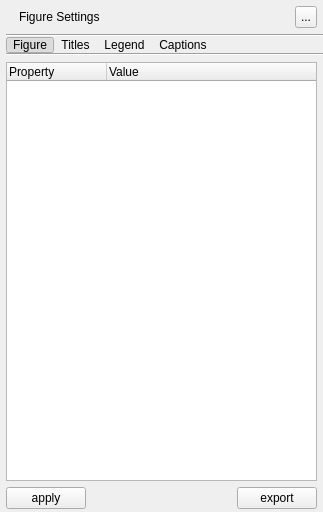
<?xml version="1.0" encoding="UTF-8"?>
<ui version="4.0">
 <class>panel_figure_settings</class>
 <widget class="QWidget" name="panel_figure_settings">
  <property name="geometry">
   <rect>
    <x>0</x>
    <y>0</y>
    <width>323</width>
    <height>512</height>
   </rect>
  </property>
  <property name="sizePolicy">
   <sizepolicy hsizetype="Preferred" vsizetype="Expanding">
    <horstretch>0</horstretch>
    <verstretch>0</verstretch>
   </sizepolicy>
  </property>
  <property name="minimumSize">
   <size>
    <width>0</width>
    <height>0</height>
   </size>
  </property>
  <property name="surfaceRole" stdset="0">
   <string>panel</string>
  </property>
  <layout class="QVBoxLayout" name="layout_vertical_layout_2">
   <property name="spacing">
    <number>0</number>
   </property>
   <property name="leftMargin">
    <number>0</number>
   </property>
   <property name="topMargin">
    <number>0</number>
   </property>
   <property name="rightMargin">
    <number>0</number>
   </property>
   <property name="bottomMargin">
    <number>0</number>
   </property>
   <item>
    <widget class="QWidget" name="panel_figure_settings_content" native="true">
     <property name="sizePolicy">
      <sizepolicy hsizetype="Preferred" vsizetype="Expanding">
       <horstretch>0</horstretch>
       <verstretch>0</verstretch>
      </sizepolicy>
     </property>
     <property name="minimumSize">
      <size>
       <width>0</width>
       <height>0</height>
      </size>
     </property>
     <property name="surfaceRole" stdset="0">
      <string>panel</string>
     </property>
     <layout class="QVBoxLayout" name="layout_vertical_layout_3">
      <property name="spacing">
       <number>0</number>
      </property>
      <property name="leftMargin">
       <number>6</number>
      </property>
      <property name="topMargin">
       <number>6</number>
      </property>
      <property name="rightMargin">
       <number>0</number>
      </property>
      <property name="bottomMargin">
       <number>0</number>
      </property>
      <item>
       <widget class="QWidget" name="panel_header" native="true">
        <property name="surfaceRole" stdset="0">
         <string>panel</string>
        </property>
        <layout class="QVBoxLayout" name="layout_vertical_layout">
         <property name="spacing">
          <number>0</number>
         </property>
         <property name="leftMargin">
          <number>0</number>
         </property>
         <property name="topMargin">
          <number>0</number>
         </property>
         <property name="rightMargin">
          <number>0</number>
         </property>
         <property name="bottomMargin">
          <number>0</number>
         </property>
         <item>
          <layout class="QHBoxLayout" name="layout_horizontal_layout">
           <property name="spacing">
            <number>6</number>
           </property>
           <property name="rightMargin">
            <number>6</number>
           </property>
           <property name="bottomMargin">
            <number>6</number>
           </property>
           <item>
            <widget class="QLabel" name="label_single_figure_settings_icon">
             <property name="sizePolicy">
              <sizepolicy hsizetype="Fixed" vsizetype="Preferred">
               <horstretch>0</horstretch>
               <verstretch>0</verstretch>
              </sizepolicy>
             </property>
             <property name="text">
              <string/>
             </property>
             <property name="pixmap">
              <pixmap>../../shared/icons/material/figure_settings.svg</pixmap>
             </property>
             <property name="iconName" stdset="0">
              <string>figure_settings</string>
             </property>
             <property name="iconSize" stdset="0">
              <number>20</number>
             </property>
            </widget>
           </item>
           <item>
            <widget class="QLabel" name="label_annotation_title">
             <property name="text">
              <string>Figure Settings</string>
             </property>
             <property name="scaledContents">
              <bool>true</bool>
             </property>
             <property name="margin">
              <number>0</number>
             </property>
             <property name="indent">
              <number>0</number>
             </property>
            </widget>
           </item>
           <item>
            <widget class="QToolButton" name="button_figure_settings_options">
             <property name="minimumSize">
              <size>
               <width>22</width>
               <height>22</height>
              </size>
             </property>
             <property name="maximumSize">
              <size>
               <width>22</width>
               <height>22</height>
              </size>
             </property>
             <property name="text">
              <string>...</string>
             </property>
            </widget>
           </item>
          </layout>
         </item>
         <item>
          <widget class="Line" name="line_settings_separator">
           <property name="orientation">
            <enum>Qt::Orientation::Horizontal</enum>
           </property>
           <property name="separatorRole" stdset="0">
            <string>inset</string>
           </property>
          </widget>
         </item>
         <item alignment="Qt::AlignmentFlag::AlignLeft">
          <widget class="QWidget" name="panel_page_buttons" native="true">
           <property name="styleSheet">
            <string>QPushButton { min-width: 0; padding-left: 6px; padding-right: 6px; }</string>
           </property>
           <property name="surfaceRole" stdset="0">
            <string>panel</string>
           </property>
           <layout class="QHBoxLayout" name="layout_horizontal_layout_5">
            <property name="spacing">
             <number>0</number>
            </property>
            <property name="leftMargin">
             <number>0</number>
            </property>
            <property name="topMargin">
             <number>0</number>
            </property>
            <property name="rightMargin">
             <number>6</number>
            </property>
            <property name="bottomMargin">
             <number>0</number>
            </property>
            <item>
             <widget class="QPushButton" name="button_figure_page">
              <property name="text">
               <string>Figure</string>
              </property>
              <property name="checkable">
               <bool>true</bool>
              </property>
              <property name="checked">
               <bool>true</bool>
              </property>
              <property name="default">
               <bool>false</bool>
              </property>
              <property name="flat">
               <bool>true</bool>
              </property>
             </widget>
            </item>
            <item>
             <widget class="QPushButton" name="button_title_page">
              <property name="text">
               <string>Titles</string>
              </property>
              <property name="checkable">
               <bool>true</bool>
              </property>
              <property name="checked">
               <bool>false</bool>
              </property>
              <property name="default">
               <bool>false</bool>
              </property>
              <property name="flat">
               <bool>true</bool>
              </property>
             </widget>
            </item>
            <item>
             <widget class="QPushButton" name="button_legend_page">
              <property name="sizePolicy">
               <sizepolicy hsizetype="Fixed" vsizetype="Fixed">
                <horstretch>0</horstretch>
                <verstretch>0</verstretch>
               </sizepolicy>
              </property>
              <property name="text">
               <string>Legend</string>
              </property>
              <property name="checkable">
               <bool>true</bool>
              </property>
              <property name="checked">
               <bool>false</bool>
              </property>
              <property name="default">
               <bool>false</bool>
              </property>
              <property name="flat">
               <bool>true</bool>
              </property>
             </widget>
            </item>
            <item>
             <widget class="QPushButton" name="button_caption_page">
              <property name="text">
               <string>Captions</string>
              </property>
              <property name="checkable">
               <bool>true</bool>
              </property>
              <property name="flat">
               <bool>true</bool>
              </property>
             </widget>
            </item>
           </layout>
          </widget>
         </item>
         <item>
          <widget class="Line" name="line_line">
           <property name="orientation">
            <enum>Qt::Orientation::Horizontal</enum>
           </property>
           <property name="separatorRole" stdset="0">
            <string>inset</string>
           </property>
          </widget>
         </item>
        </layout>
       </widget>
      </item>
      <item>
       <widget class="QWidget" name="panel_single_plot_settings_panel" native="true">
        <property name="minimumSize">
         <size>
          <width>0</width>
          <height>60</height>
         </size>
        </property>
        <property name="surfaceRole" stdset="0">
         <string>panel</string>
        </property>
        <layout class="QVBoxLayout" name="layout_vertical_layout_6">
         <property name="spacing">
          <number>3</number>
         </property>
         <property name="leftMargin">
          <number>0</number>
         </property>
         <property name="topMargin">
          <number>6</number>
         </property>
         <property name="rightMargin">
          <number>6</number>
         </property>
         <property name="bottomMargin">
          <number>0</number>
         </property>
         <item>
          <widget class="QStackedWidget" name="stack_figure_settings_pages">
           <property name="currentIndex">
            <number>4</number>
           </property>
           <widget class="QWidget" name="panel_legend_page">
            <property name="surfaceRole" stdset="0">
             <string>panel</string>
            </property>
            <layout class="QVBoxLayout" name="layout_vertical_layout_5">
             <property name="spacing">
              <number>0</number>
             </property>
             <property name="leftMargin">
              <number>0</number>
             </property>
             <property name="topMargin">
              <number>0</number>
             </property>
             <property name="rightMargin">
              <number>0</number>
             </property>
             <property name="bottomMargin">
              <number>0</number>
             </property>
             <item>
              <widget class="QTreeWidget" name="tree_legend_parameters">
               <property name="sizeAdjustPolicy">
                <enum>QAbstractScrollArea::SizeAdjustPolicy::AdjustToContents</enum>
               </property>
               <property name="alternatingRowColors">
                <bool>true</bool>
               </property>
               <property name="uniformRowHeights">
                <bool>true</bool>
               </property>
               <attribute name="headerVisible">
                <bool>true</bool>
               </attribute>
               <attribute name="headerStretchLastSection">
                <bool>true</bool>
               </attribute>
               <column>
                <property name="text">
                 <string>Property</string>
                </property>
               </column>
               <column>
                <property name="text">
                 <string>Value</string>
                </property>
               </column>
              </widget>
             </item>
            </layout>
           </widget>
           <widget class="QWidget" name="panel_figure_page">
            <property name="surfaceRole" stdset="0">
             <string>panel</string>
            </property>
            <layout class="QVBoxLayout" name="layout_vertical_layout_4">
             <property name="spacing">
              <number>0</number>
             </property>
             <property name="leftMargin">
              <number>0</number>
             </property>
             <property name="topMargin">
              <number>0</number>
             </property>
             <property name="rightMargin">
              <number>0</number>
             </property>
             <property name="bottomMargin">
              <number>0</number>
             </property>
             <item>
              <widget class="QTreeWidget" name="tree_figure_parameters">
               <property name="sizeAdjustPolicy">
                <enum>QAbstractScrollArea::SizeAdjustPolicy::AdjustToContents</enum>
               </property>
               <property name="alternatingRowColors">
                <bool>true</bool>
               </property>
               <property name="uniformRowHeights">
                <bool>true</bool>
               </property>
               <attribute name="headerVisible">
                <bool>true</bool>
               </attribute>
               <attribute name="headerStretchLastSection">
                <bool>true</bool>
               </attribute>
               <column>
                <property name="text">
                 <string>Property</string>
                </property>
               </column>
               <column>
                <property name="text">
                 <string>Value</string>
                </property>
               </column>
              </widget>
             </item>
            </layout>
           </widget>
           <widget class="QWidget" name="panel_title_page">
            <property name="surfaceRole" stdset="0">
             <string>panel</string>
            </property>
            <layout class="QVBoxLayout" name="layout_title_page">
             <property name="spacing">
              <number>0</number>
             </property>
             <property name="leftMargin">
              <number>0</number>
             </property>
             <property name="topMargin">
              <number>0</number>
             </property>
             <property name="rightMargin">
              <number>0</number>
             </property>
             <property name="bottomMargin">
              <number>0</number>
             </property>
             <item>
              <widget class="QTreeWidget" name="tree_title_parameters">
               <property name="sizeAdjustPolicy">
                <enum>QAbstractScrollArea::SizeAdjustPolicy::AdjustToContents</enum>
               </property>
               <property name="alternatingRowColors">
                <bool>true</bool>
               </property>
               <property name="uniformRowHeights">
                <bool>true</bool>
               </property>
               <attribute name="headerVisible">
                <bool>true</bool>
               </attribute>
               <attribute name="headerStretchLastSection">
                <bool>true</bool>
               </attribute>
               <column>
                <property name="text">
                 <string>Property</string>
                </property>
               </column>
               <column>
                <property name="text">
                 <string>Value</string>
                </property>
               </column>
              </widget>
             </item>
            </layout>
           </widget>
           <widget class="QWidget" name="panel_plot_page">
            <property name="surfaceRole" stdset="0">
             <string>panel</string>
            </property>
            <layout class="QVBoxLayout" name="layout_vertical_layout_8">
             <property name="spacing">
              <number>0</number>
             </property>
             <property name="leftMargin">
              <number>0</number>
             </property>
             <property name="topMargin">
              <number>0</number>
             </property>
             <property name="rightMargin">
              <number>0</number>
             </property>
             <property name="bottomMargin">
              <number>0</number>
             </property>
             <item>
              <widget class="QTreeWidget" name="tree_plot_parameters">
               <property name="sizeAdjustPolicy">
                <enum>QAbstractScrollArea::SizeAdjustPolicy::AdjustToContents</enum>
               </property>
               <property name="alternatingRowColors">
                <bool>true</bool>
               </property>
               <property name="uniformRowHeights">
                <bool>true</bool>
               </property>
               <attribute name="headerVisible">
                <bool>true</bool>
               </attribute>
               <attribute name="headerStretchLastSection">
                <bool>true</bool>
               </attribute>
               <column>
                <property name="text">
                 <string>Property</string>
                </property>
               </column>
               <column>
                <property name="text">
                 <string>Value</string>
                </property>
               </column>
              </widget>
             </item>
            </layout>
           </widget>
           <widget class="QWidget" name="panel_caption_page">
            <property name="surfaceRole" stdset="0">
             <string>panel</string>
            </property>
            <layout class="QVBoxLayout" name="layout_vertical_layout_7">
             <property name="spacing">
              <number>6</number>
             </property>
             <property name="leftMargin">
              <number>0</number>
             </property>
             <property name="topMargin">
              <number>0</number>
             </property>
             <property name="rightMargin">
              <number>0</number>
             </property>
             <property name="bottomMargin">
              <number>0</number>
             </property>
             <item>
              <widget class="QTreeWidget" name="tree_caption_parameters">
               <property name="sizeAdjustPolicy">
                <enum>QAbstractScrollArea::SizeAdjustPolicy::AdjustToContents</enum>
               </property>
               <property name="alternatingRowColors">
                <bool>true</bool>
               </property>
               <property name="uniformRowHeights">
                <bool>true</bool>
               </property>
               <attribute name="headerVisible">
                <bool>true</bool>
               </attribute>
               <attribute name="headerStretchLastSection">
                <bool>true</bool>
               </attribute>
               <column>
                <property name="text">
                 <string>Property</string>
                </property>
               </column>
               <column>
                <property name="text">
                 <string>Value</string>
                </property>
               </column>
              </widget>
             </item>
            </layout>
           </widget>
          </widget>
         </item>
         <item>
          <widget class="QWidget" name="panel_setting_buttons" native="true">
           <layout class="QHBoxLayout" name="layout_horizontal_layout_6">
            <property name="spacing">
             <number>6</number>
            </property>
            <property name="leftMargin">
             <number>0</number>
            </property>
            <property name="topMargin">
             <number>3</number>
            </property>
            <property name="rightMargin">
             <number>0</number>
            </property>
            <property name="bottomMargin">
             <number>3</number>
            </property>
            <item>
             <widget class="QPushButton" name="button_apply_figure_settings">
              <property name="text">
               <string>apply</string>
              </property>
             </widget>
            </item>
            <item>
             <spacer name="horizontalSpacer">
              <property name="orientation">
               <enum>Qt::Orientation::Horizontal</enum>
              </property>
              <property name="sizeHint" stdset="0">
               <size>
                <width>40</width>
                <height>20</height>
               </size>
              </property>
             </spacer>
            </item>
            <item>
             <widget class="QPushButton" name="button_export_figure">
              <property name="text">
               <string>export</string>
              </property>
             </widget>
            </item>
           </layout>
          </widget>
         </item>
        </layout>
       </widget>
      </item>
     </layout>
    </widget>
   </item>
  </layout>
 </widget>
 <resources/>
 <connections/>
</ui>
